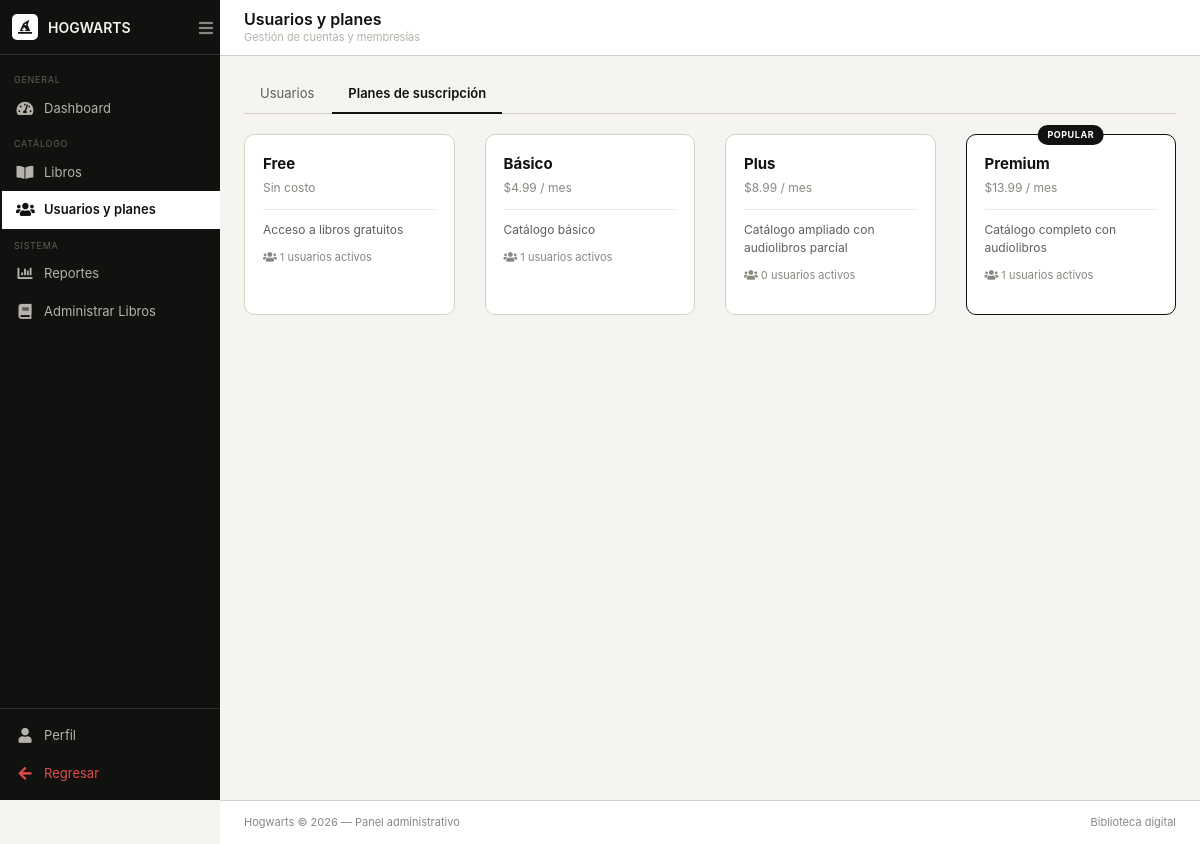
/src/views/admin/usuarios.php?tab=planes (signed in), run on the app's committed database.
### tables this page shows
CREATE TABLE IF NOT EXISTS planes (
    id_plan INT AUTO_INCREMENT PRIMARY KEY,
    nombre VARCHAR(150) NOT NULL,
    precio DECIMAL(10,2) NOT NULL DEFAULT 0.00,
    descripcion TEXT NULL
);

### src/models/Database.php (called while the page is built, shortened)
<?php
class Database
{
    private static ?PDO $connection = null;
    public static function getConnection(): PDO
    {
        if (self::$connection instanceof PDO) {
            return self::$connection;
        }
        $host = getenv('DB_HOST') ?: '127.0.0.1';
        $port = getenv('DB_PORT') ?: '3306';
        $dbname = getenv('DB_NAME') ?: 'biblioteca_digital';
        $user = getenv('DB_USER') ?: 'root';
        $pass = getenv('DB_PASS') ?: '';
        $hostsToTry = array_unique([$host, '127.0.0.1', 'localhost']);
        foreach ($hostsToTry as $candidateHost) {
            $dsn = "mysql:host={$candidateHost};port={$port};dbname={$dbname};charset=utf8mb4";
            try {
                self::$connection = new PDO($dsn, $user, $pass, [
                    PDO::ATTR_ERRMODE => PDO::ERRMODE_EXCEPTION,
                    PDO::ATTR_DEFAULT_FETCH_MODE => PDO::FETCH_ASSOC,
                ]);
                return self::$connection;
            } catch (PDOException $exception) {
                $lastException = $exception;
            }
        }
        $message = 'No se pudo conectar a MySQL. Verifica DB_HOST, DB_PORT, DB_NAME, DB_USER y DB_PASS.';
        throw new RuntimeException($message);
    }
}

### src/models/UserModel.php (called while the page is built, shortened)
<?php
require_once __DIR__ . '/Database.php';
class UserModel
{
    private PDO $db;
    public function __construct()
    {
        $this->db = Database::getConnection();
    }
    private function ensureTables(): void
    {
        $this->db->exec(
            "INSERT IGNORE INTO planes (id_plan, nombre, precio, descripcion) VALUES
             (1, 'Free',    0.00,  'Acceso a libros gratuitos'),
             (2, 'Básico',  4.99,  'Catálogo básico'),
             (3, 'Plus',    8.99,  'Catálogo ampliado con audiolibros parcial'),
             (4, 'Premium', 13.99, 'Catálogo completo con audiolibros')"
        );
    }
    public function allUsuarios(): array
    {
        $stmt = $this->db->query(
            'SELECT u.*,
                    r.nombre AS rol_nombre,
                    p.nombre AS plan_nombre,
                    s.estado AS suscripcion_estado,
                    s.fecha_inicio,
                    s.fecha_fin
             FROM usuarios u
             LEFT JOIN roles r ON r.id_rol = u.id_rol
             LEFT JOIN suscripciones s ON s.id_usuario = u.id_usuario AND s.estado = "activa"
             LEFT JOIN planes p ON p.id_plan = s.id_plan
             ORDER BY u.fecha_registro DESC'
        );
        return $stmt->fetchAll();
    }
    public function allPlanes(): array
    {
        $stmt = $this->db->query(
            'SELECT p.*,
                    COUNT(s.id_suscripcion) AS total_usuarios
             FROM planes p
             LEFT JOIN suscripciones s ON s.id_plan = p.id_plan AND s.estado = "activa"
             GROUP BY p.id_plan
             ORDER BY p.precio ASC'
        );
        return $stmt->fetchAll();
    }
}

### src/controllers/UserController.php (called while the page is built, shortened)
<?php
require_once __DIR__ . '/../models/UserModel.php';
class UserController
{
    private UserModel $model;
    public function __construct()
    {
        $this->model = new UserModel();
    }
    public function handle(): array
    {
        return [
            'usuarios' => $this->model->allUsuarios(),
            'planes'   => $this->model->allPlanes(),
            'flash'    => $this->consumeFlash(),
        ];
    }
    private function consumeFlash(): ?array
    {
        if (!isset($_SESSION['user_flash'])) return null;
        $f = $_SESSION['user_flash'];
        return $f;
    }
}

### src/views/admin/usuarios.php (the view, shortened to what this page needs)
<?php
require_once __DIR__ . '/../../controllers/UserController.php';
$controller = new UserController();
$data       = $controller->handle();
$planes   = $data['planes'];
$tab = $_GET['tab'] ?? 'usuarios';
include __DIR__ . '/../layouts/sidebar.php';
?>
<div class="admin-topbar">
    <div>
        <h1 class="topbar-title">Usuarios y planes</h1>
        <p class="topbar-sub">Gestión de cuentas y membresías</p>
    </div>
</div>
<div class="admin-content">
    <div class="admin-tabs">
        <a href="?tab=usuarios" class="admin-tab <?= $tab === 'usuarios' ? 'active' : '' ?>">Usuarios</a>
        <a href="?tab=planes"   class="admin-tab <?= $tab === 'planes'   ? 'active' : '' ?>">Planes de suscripción</a>
    </div>
    <?php if ($tab === 'planes'): ?>
    <div class="row">
        <?php foreach ($planes as $plan):
            $ps = strtolower(str_replace(['á','é','í','ó','ú'],['a','e','i','o','u'], $plan['nombre']));
        ?>
        <div class="col-md-3 col-sm-6 mb-3">
            <div class="plan-card <?= $ps === 'premium' ? 'plan-card--destacado' : '' ?>">
                <?php if ($ps === 'premium'): ?><div class="plan-badge">Popular</div><?php endif; ?>
                <div class="plan-nombre"><?= htmlspecialchars($plan['nombre']) ?></div>
                <div class="plan-precio">
                    <?= $plan['precio'] == 0 ? 'Sin costo' : '$' . number_format($plan['precio'], 2) . ' / mes' ?>
                </div>
                <?php if ($plan['descripcion']): ?>
                <div style="font-size:12px; color:var(--color-gris-dark); margin-bottom:10px">
                    <?= htmlspecialchars($plan['descripcion']) ?>
                </div>
                <?php endif; ?>
                <div class="plan-usuarios">
                    <i class="fas fa-users"></i> <?= (int)$plan['total_usuarios'] ?> usuarios activos
                </div>
            </div>
        </div>
        <?php endforeach; ?>
    </div>
    <?php endif; ?>
</div>
<?php include __DIR__ . '/../layouts/footer.php'; ?>

### assets/css/admin.css (style rules this page uses)
:root { --color-black: #111110; --color-negro-soft: #2C2C2A; --color-gris-dark: #5F5E5A; --color-gris-mid: #888780; --color-gris-light: #B4B2A9; --color-gris-pale: #D3D1C7; --color-crema-mid: #ECEAE3; --color-crema-light: #F5F4F0; --color-white: #FFFFFF; --color-danger: #E24B4A; --color-danger-bg: #FCEBEB; --color-danger-dark: #A32D2D; --color-success: #639922; --color-success-bg: #EAF3DE; --color-success-dark:#3B6D11; --color-warning-bg: #FAEEDA; --color-warning: #BA7517; --sidebar-width: 220px; --sidebar-collapsed: 52px; --topbar-height: 56px; --footer-height: 44px; --radius: 6px; --radius-lg: 10px; --transition: 0.22s ease; }
*, *::before, *::after { box-sizing: border-box; }
body { background: var(--color-crema-light); color: var(--color-negro-soft); font-family: -apple-system, BlinkMacSystemFont, 'Segoe UI', sans-serif; font-size: 14px; margin: 0; min-height: 100vh; }
a { text-decoration: none; color: inherit; }
.admin-topbar { background: var(--color-white); border-bottom: 0.5px solid var(--color-gris-pale); padding: 0 24px; min-height: var(--topbar-height); display: flex; align-items: center; flex-wrap: wrap; gap: 12px; position: sticky; top: 0; z-index: 50; }
.topbar-title { font-size: 16px; font-weight: 600; color: var(--color-black); margin: 0; line-height: 1.2; }
.topbar-sub { font-size: 11px; color: var(--color-gris-light); margin: 0; }
.admin-content { flex: 1; padding: 20px 24px; padding-bottom: calc(var(--footer-height) + 20px); }
.admin-tabs { display: flex; gap: 2px; border-bottom: 0.5px solid var(--color-gris-pale); margin-bottom: 20px; }
.admin-tab { font-size: 13px; padding: 8px 16px; color: var(--color-gris-dark); border-bottom: 2px solid transparent; margin-bottom: -0.5px; cursor: pointer; transition: color var(--transition); text-decoration: none; }
.admin-tab.active { color: var(--color-black); font-weight: 600; border-bottom-color: var(--color-black); }
.plan-nombre { width: 56px; color: var(--color-negro-soft); font-size: 12px; }
.plan-card { background: var(--color-white); border: 0.5px solid var(--color-gris-pale); border-radius: var(--radius-lg); padding: 18px; position: relative; height: 100%; display: flex; flex-direction: column; }
.plan-card--destacado { border: 1.5px solid var(--color-black); }
.plan-badge { position: absolute; top: -10px; left: 50%; transform: translateX(-50%); background: var(--color-black); color: var(--color-white); font-size: 9px; font-weight: 700; letter-spacing: 0.06em; padding: 3px 10px; border-radius: 20px; text-transform: uppercase; }
.plan-nombre { font-size: 15px; font-weight: 700; color: var(--color-black); margin-bottom: 3px; }
.plan-precio { font-size: 12px; color: var(--color-gris-mid); margin-bottom: 12px; }
.plan-usuarios { font-size: 11px; color: var(--color-gris-mid); margin-bottom: 12px; }

### data on the page
planes: nombre "Free", precio "Sin costo", descripcion "Acceso a libros gratuitos", total_usuarios "1"
planes: nombre "Básico", precio "4.99", descripcion "Catálogo básico", total_usuarios "1"
planes: nombre "Plus", precio "8.99", descripcion "Catálogo ampliado con audiolibros parcial", total_usuarios "0"
planes: shows "POPULAR", nombre "Premium", precio "13.99", descripcion "Catálogo completo con audiolibros", total_usuarios "1"
